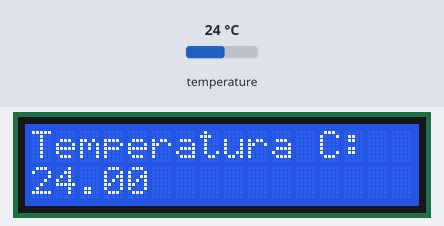
A sketch run on a simulated Arduino Uno, built with avr-gcc and run on an emulated ATmega328P. Shown: 16×2 character LCD. Inputs (shaded band) come from the test bench; at power-on: temperature 24 °C.

Above: at 1.2 s.
1.3 s: temperature set to 12 °C
At 2.6 s:
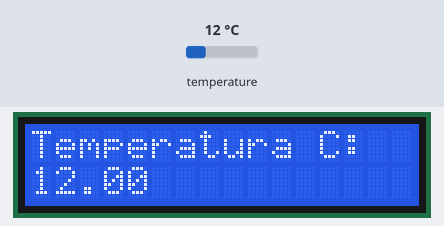
3.1 s: temperature set to 19 °C
At 3.8 s:
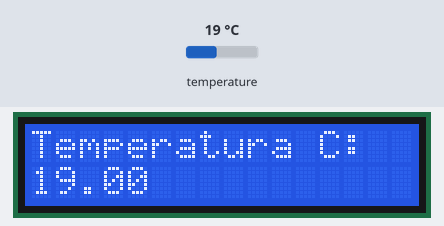
4.6 s: temperature set to 28 °C
At 5.0 s:
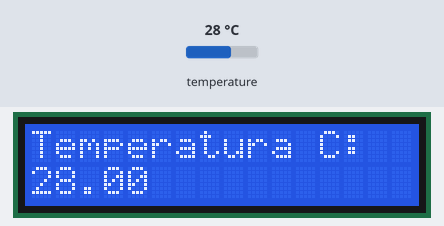
Timing chart, 0 to 7.6 s (numbered marks = the images above; inputs shaded):
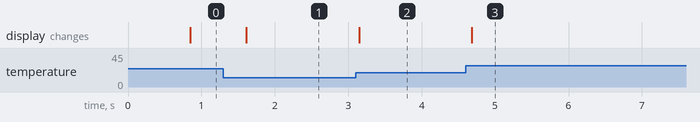

Measured:
- after the input at 1.3 s, the display: changes after 0.31 s (image 1)
- after the input at 3.1 s, the display: changes after 0.05 s (image 2)
- after the input at 4.6 s, the display: changes after 0.08 s (image 3)

The sketch:

SensorKit_TempSensor.ino
```cpp
// @author Tomas de Camino Beck
// www.inventoria.org
#include <LiquidCrystal.h>
#include <OneWire.h>
#include <DallasTemperature.h>

LiquidCrystal lcd(8, 9, 4, 5, 6, 7);//inicializa el LCD

OneWire oneWire(A1);//indica donde conectamos el sensor

DallasTemperature sensors(&oneWire);//inicializa la libreria

void setup() {
  // put your setup code here, to run once:
  lcd.begin(16, 2);
  sensors.begin();//inicia las lescturas
}

void loop() {
  // put your main code here, to run repeatedly:
  lcd.setCursor(0, 0);
  lcd.print("Temperatura C:");
  lcd.setCursor(0, 1);
  sensors.requestTemperatures();//pide las lecturas al sensor
  lcd.print(sensors.getTempCByIndex(0));
  //getTempCByIndex(0) se utiliza
  //pues se pueden conectar varios sensores
  lcd.display();//muestra la informacion
}
```
